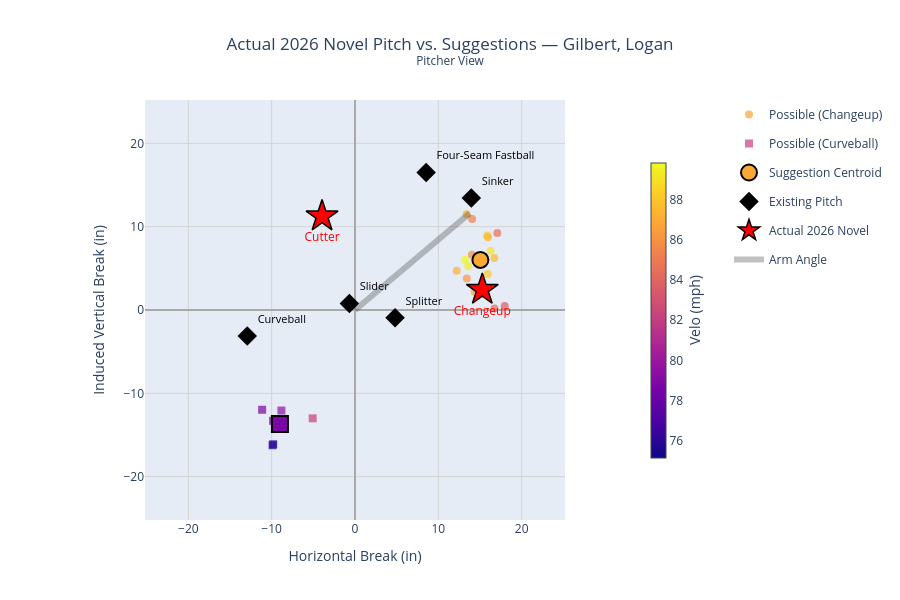

This figure's notebook cell:
### Markdown cell above
## Visualize one pitcher: actual novel pitch vs. suggestions

The same Pitcher-View break plot the app shows (comp pitches colored by velocity, suggestion centroids,
existing arsenal as black diamonds, arm-angle ray) — with the **actual 2026 novel pitch overlaid as a
red star**. Alongside it, the app's Pitcher Profile and the Arsenal & Suggestions table, with the
actual 2026 pitch appended so its velo / break sit next to the suggested shapes. Call
`validate_pitcher(name)` for any pitcher in `novel_2026`.

### Code cell
# Any pitcher in novel_2026 works. Soroka's actual 2026 Cutter landed almost exactly on his
# suggested Cutter centroid; try e.g. 'Helsley, Ryan' or 'May, Dustin' for other cases.
validate_pitcher('Gilbert, Logan', novel_2026, pools, throws, pitch_pools)

### Figure 1 — Plotly figure (JSON) as saved in the notebook; plotly's stock layout.template omitted (floating-point values rounded to 4 significant figures)
{"data": [{"customdata": [["Petricka, Jake", "Changeup", 86.75], ["May, Trevor", "Changeup", 87.29], ["Brogdon, Connor", "Changeup", 84.57], ["Jiménez, Joe", "Changeup", 89.05], ["Megill, Tylor", "Changeup", 87.16], ["Oviedo, Luis", "Changeup", 85.32], ["Williams, Gavin", "Changeup", 88.48], ["Strider, Spencer", "Changeup", 85.88], ["Heuer, Codi", "Changeup", 87.24], ["Whitlock, Garrett", "Changeup", 84.34], ["Kelly, Zack", "Changeup", 83.59], ["Leahy, Kyle", "Changeup", 89.83], ["Brown, McCade", "Changeup", 87.58], ["Varland, Louis", "Changeup", 89.43], ["Robertson, Nick", "Changeup", 88.17], ["Mize, Casey", "Splitter", 86.23]], "hovertemplate": "<b>%{customdata[0]}</b><br>%{customdata[1]} — %{customdata[2]:.1f} mph<extra></extra>", "marker": {"cmax": 89.83, "cmin": 75.18, "color": [86.75, 87.29, 84.57, 89.05, 87.16, 85.32, 88.48, 85.88, 87.24, 84.34, 83.59, 89.83, 87.58, 89.43, 88.17, 86.23], "colorbar": {"len": 0.75, "thickness": 15, "title": {"side": "right", "text": "Velo (mph)"}, "x": 1.02}, "colorscale": [[0, "#0d0887"], [0.1111, "#46039f"], [0.2222, "#7201a8"], [0.3333, "#9c179e"], [0.4444, "#bd3786"], [0.5556, "#d8576b"], [0.6667, "#ed7953"], [0.7778, "#fb9f3a"], [0.8889, "#fdca26"], [1, "#f0f921"]], "opacity": 0.7, "showscale": true, "size": 8, "symbol": "circle"}, "mode": "markers", "name": "Possible (Changeup)", "type": "scatter", "x": [14.36, 13.4, 17.08, 16.26, 12.2, 14.06, 15.85, 14.03, 15.95, 16.74, 17.97, 13.2, 16.72, 13.59, 15.92, 13.41], "y": [2.184, 11.49, 9.232, 7.111, 4.698, 10.92, 8.952, 6.632, 8.718, 0.1859, 0.468, 6.036, 6.244, 5.253, 4.315, 3.793]}, {"customdata": [["Hendriks, Liam", "Curveball", 82.18], ["Megill, Tylor", "Curveball", 78.06], ["Oviedo, Luis", "Curveball", 75.18], ["Williams, Gavin", "Curveball", 76.25], ["Leahy, Kyle", "Curveball", 81.62], ["Mize, Casey", "Knuckle Curve", 79.61], ["Brown, McCade", "Knuckle Curve", 78.71]], "hovertemplate": "<b>%{customdata[0]}</b><br>%{customdata[1]} — %{customdata[2]:.1f} mph<extra></extra>", "marker": {"cmax": 89.83, "cmin": 75.18, "color": [82.18, 78.06, 75.18, 76.25, 81.62, 79.61, 78.71], "colorscale": [[0, "#0d0887"], [0.1111, "#46039f"], [0.2222, "#7201a8"], [0.3333, "#9c179e"], [0.4444, "#bd3786"], [0.5556, "#d8576b"], [0.6667, "#ed7953"], [0.7778, "#fb9f3a"], [0.8889, "#fdca26"], [1, "#f0f921"]], "opacity": 0.7, "showscale": false, "size": 8, "symbol": "square"}, "mode": "markers", "name": "Possible (Curveball)", "type": "scatter", "x": [-5.071, -9.819, -9.815, -9.892, -8.498, -8.828, -11.14], "y": [-13.0, -13.3, -16.11, -16.23, -13.07, -12.06, -11.97]}, {"hovertemplate": "<b>Suggestion: Changeup</b><br>HB %{x:.1f} / IVB %{y:.1f} in<extra></extra>", "legendgroup": "centroid", "marker": {"cmax": 89.83, "cmin": 75.18, "color": [86.93], "colorscale": [[0, "#0d0887"], [0.1111, "#46039f"], [0.2222, "#7201a8"], [0.3333, "#9c179e"], [0.4444, "#bd3786"], [0.5556, "#d8576b"], [0.6667, "#ed7953"], [0.7778, "#fb9f3a"], [0.8889, "#fdca26"], [1, "#f0f921"]], "line": {"color": "black", "width": 2}, "size": 16, "symbol": "circle"}, "mode": "markers", "name": "Suggestion Centroid", "showlegend": true, "type": "scatter", "x": [15.05], "y": [6.015]}, {"hovertemplate": "<b>Suggestion: Curveball</b><br>HB %{x:.1f} / IVB %{y:.1f} in<extra></extra>", "legendgroup": "centroid", "marker": {"cmax": 89.83, "cmin": 75.18, "color": [78.8], "colorscale": [[0, "#0d0887"], [0.1111, "#46039f"], [0.2222, "#7201a8"], [0.3333, "#9c179e"], [0.4444, "#bd3786"], [0.5556, "#d8576b"], [0.6667, "#ed7953"], [0.7778, "#fb9f3a"], [0.8889, "#fdca26"], [1, "#f0f921"]], "line": {"color": "black", "width": 2}, "size": 16, "symbol": "square"}, "mode": "markers", "name": "Suggestion Centroid", "showlegend": false, "type": "scatter", "x": [-9.01], "y": [-13.68]}, {"hovertemplate": "Existing: %{text}<extra></extra>", "marker": {"color": "black", "size": 15, "symbol": "diamond"}, "mode": "markers+text", "name": "Existing Pitch", "text": ["Curveball", "Four-Seam Fastball", "Splitter", "Sinker", "Slider"], "textfont": {"color": "black", "size": 11}, "textposition": "top right", "type": "scatter", "x": [-12.93, 8.538, 4.81, 13.96, -0.6767], "y": [-3.107, 16.51, -0.9433, 13.45, 0.7691]}, {"customdata": [["Changeup", 85.36, 1.258], ["Cutter", 91.06, 1.426]], "hovertemplate": "<b>ACTUAL 2026: %{customdata[0]}</b><br>%{customdata[1]:.1f} mph<br>HB %{x:.1f} / IVB %{y:.1f} in<br>novelty %{customdata[2]:.2f}<extra></extra>", "marker": {"color": "red", "line": {"color": "black", "width": 1.5}, "size": 24, "symbol": "star"}, "mode": "markers+text", "name": "Actual 2026 Novel", "text": ["Changeup", "Cutter"], "textfont": {"color": "red", "size": 12}, "textposition": "bottom center", "type": "scatter", "x": [15.28, -3.954], "y": [2.441, 11.25]}, {"hovertemplate": "Arm Angle 40.2°<extra></extra>", "line": {"color": "rgba(50,50,50,0.3)", "width": 6}, "mode": "lines", "name": "Arm Angle", "type": "scatter", "x": [0, 13.76], "y": [0, 11.61]}], "layout": {"height": 600, "legend": {"x": 1.18, "xanchor": "left", "y": 1}, "margin": {"r": 220}, "title": {"text": "Actual 2026 Novel Pitch vs. Suggestions — Gilbert, Logan<br><sup>Pitcher View</sup>", "x": 0.5, "xanchor": "center"}, "xaxis": {"constrain": "domain", "gridcolor": "lightgrey", "range": [-25.2, 25.2], "showgrid": true, "title": {"text": "Horizontal Break (in)"}, "zeroline": true, "zerolinecolor": "darkgrey"}, "yaxis": {"constrain": "domain", "gridcolor": "lightgrey", "range": [-25.2, 25.2], "scaleanchor": "x", "scaleratio": 1, "showgrid": true, "title": {"text": "Induced Vertical Break (in)"}, "zeroline": true, "zerolinecolor": "darkgrey"}}}
